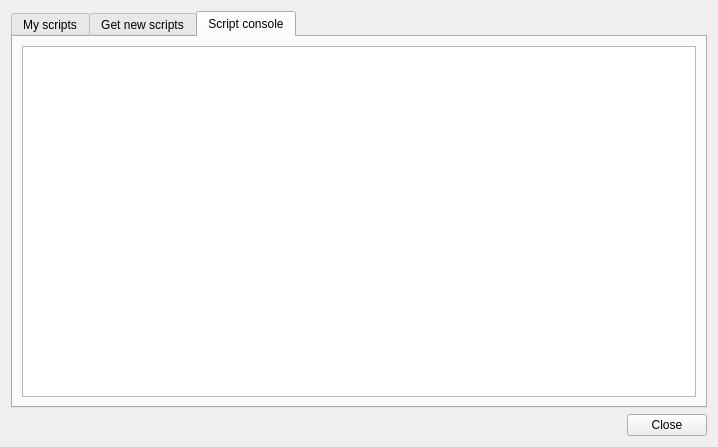
<?xml version="1.0" encoding="UTF-8"?>
<ui version="4.0">
 <class>ScriptDialog</class>
 <widget class="QDialog" name="ScriptDialog">
  <property name="geometry">
   <rect>
    <x>0</x>
    <y>0</y>
    <width>718</width>
    <height>447</height>
   </rect>
  </property>
  <property name="windowTitle">
   <string>Script Manager</string>
  </property>
  <layout class="QVBoxLayout" name="verticalLayout_2">
   <item>
    <widget class="ScriptDialogTabWidget" name="tab_widget">
     <property name="currentIndex">
      <number>2</number>
     </property>
     <widget class="QWidget" name="tab">
      <attribute name="title">
       <string>My scripts</string>
      </attribute>
      <layout class="QHBoxLayout" name="horizontalLayout">
       <item>
        <widget class="QListView" name="list"/>
       </item>
       <item>
        <layout class="QVBoxLayout" name="verticalLayout">
         <item>
          <widget class="QPushButton" name="enable">
           <property name="enabled">
            <bool>false</bool>
           </property>
           <property name="text">
            <string>Enable</string>
           </property>
          </widget>
         </item>
         <item>
          <widget class="QPushButton" name="disable">
           <property name="enabled">
            <bool>false</bool>
           </property>
           <property name="text">
            <string>Disable</string>
           </property>
          </widget>
         </item>
         <item>
          <widget class="QPushButton" name="settings">
           <property name="enabled">
            <bool>false</bool>
           </property>
           <property name="text">
            <string>Settings...</string>
           </property>
          </widget>
         </item>
         <item>
          <widget class="QPushButton" name="details">
           <property name="enabled">
            <bool>false</bool>
           </property>
           <property name="text">
            <string>Details...</string>
           </property>
          </widget>
         </item>
         <item>
          <spacer name="verticalSpacer">
           <property name="orientation">
            <enum>Qt::Vertical</enum>
           </property>
           <property name="sizeHint" stdset="0">
            <size>
             <width>20</width>
             <height>40</height>
            </size>
           </property>
          </spacer>
         </item>
        </layout>
       </item>
      </layout>
     </widget>
     <widget class="QWidget" name="tab_2">
      <attribute name="title">
       <string>Get new scripts</string>
      </attribute>
     </widget>
     <widget class="QWidget" name="console_tab">
      <attribute name="title">
       <string>Script console</string>
      </attribute>
      <layout class="QVBoxLayout" name="verticalLayout_3">
       <item>
        <widget class="QTextEdit" name="console">
         <property name="readOnly">
          <bool>true</bool>
         </property>
         <property name="textInteractionFlags">
          <set>Qt::TextSelectableByKeyboard|Qt::TextSelectableByMouse</set>
         </property>
        </widget>
       </item>
      </layout>
     </widget>
    </widget>
   </item>
   <item>
    <widget class="QDialogButtonBox" name="button_box">
     <property name="orientation">
      <enum>Qt::Horizontal</enum>
     </property>
     <property name="standardButtons">
      <set>QDialogButtonBox::Close</set>
     </property>
    </widget>
   </item>
  </layout>
 </widget>
 <customwidgets>
  <customwidget>
   <class>ScriptDialogTabWidget</class>
   <extends>QTabWidget</extends>
   <header>scripting/scriptdialogtabwidget.h</header>
   <container>1</container>
  </customwidget>
 </customwidgets>
 <resources/>
 <connections>
  <connection>
   <sender>button_box</sender>
   <signal>accepted()</signal>
   <receiver>ScriptDialog</receiver>
   <slot>accept()</slot>
   <hints>
    <hint type="sourcelabel">
     <x>248</x>
     <y>254</y>
    </hint>
    <hint type="destinationlabel">
     <x>157</x>
     <y>274</y>
    </hint>
   </hints>
  </connection>
  <connection>
   <sender>button_box</sender>
   <signal>rejected()</signal>
   <receiver>ScriptDialog</receiver>
   <slot>reject()</slot>
   <hints>
    <hint type="sourcelabel">
     <x>316</x>
     <y>260</y>
    </hint>
    <hint type="destinationlabel">
     <x>286</x>
     <y>274</y>
    </hint>
   </hints>
  </connection>
 </connections>
</ui>
